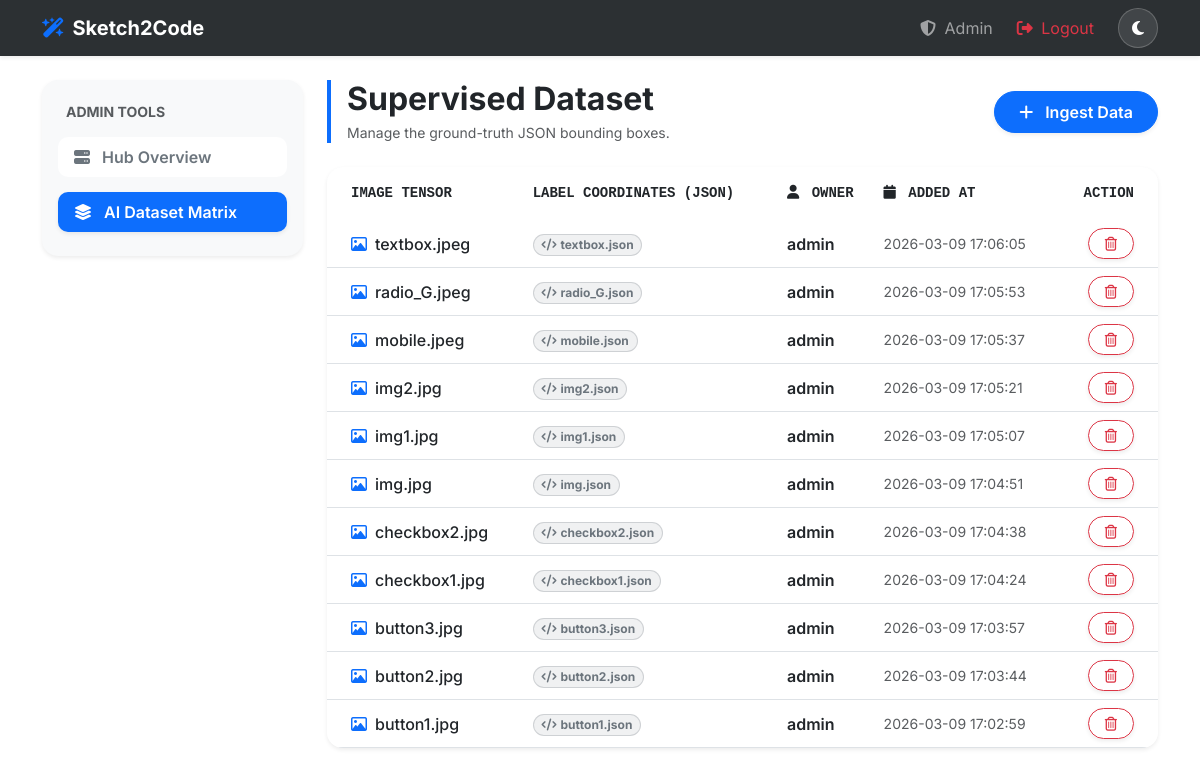
The app's page /admin/dataset (signed in) with its own data.
### tables this page shows
CREATE TABLE datasets (
    id INTEGER PRIMARY KEY AUTOINCREMENT,
    image_path VARCHAR(255) NOT NULL,
    label_path VARCHAR(255) NOT NULL,
    uploaded_by INTEGER NOT NULL,
    created_at DATETIME DEFAULT CURRENT_TIMESTAMP,
    FOREIGN KEY (uploaded_by) REFERENCES users(id)
);

CREATE TABLE users (
    id INTEGER PRIMARY KEY AUTOINCREMENT,
    username VARCHAR(50) NOT NULL UNIQUE,
    email VARCHAR(100) NOT NULL UNIQUE,
    password_hash VARCHAR(255) NOT NULL,
    role TEXT DEFAULT 'user',
    created_at DATETIME DEFAULT CURRENT_TIMESTAMP
);

### routes/admin.py (the view, shortened to what this page needs)
@admin_bp.route('/dataset', methods=['GET', 'POST'])
def manage_dataset():
    conn = get_db_connection()
    datasets = []
    if conn:
        cursor = conn.cursor(dictionary=True)
        cursor.execute("SELECT d.*, u.username FROM datasets d JOIN users u ON d.uploaded_by = u.id ORDER BY d.created_at DESC")
        datasets = cursor.fetchall()
        conn.close()
    return render_template('admin_dataset.html', datasets=datasets)

### database/db.py (called while the page is built)
def get_db_connection():
    if not os.path.exists(DB_PATH):
        init_db()
    return SQLiteConnection(DB_PATH)

    def cursor(self, dictionary=False):
        return SQLiteCursor(self.conn.cursor(), dictionary)

    def close(self):
        self.conn.close()

    def execute(self, sql, params=None):
        sql = sql.replace('%s', '?')
        if params is None:
            return self.cursor.execute(sql)
        if not isinstance(params, (list, tuple)):
            params = (params,)
        return self.cursor.execute(sql, params)

    def fetchall(self):
        rows = self.cursor.fetchall()
        if self.dictionary:
            return [dict(r) for r in rows]
        return rows

### routes/admin.py (called while the page is built)
@admin_bp.before_request
def check_admin():
    if 'role' not in session or session['role'] != 'admin':
        flash('Admin access required', 'danger')
        return redirect(url_for('main.index'))

### templates/admin_dataset.html (shortened to what this page needs)
{% extends 'base.html' %}
{% block content %}
<div class="row hero-animate">
    <div class="col-md-3 mb-4 mb-lg-0">
        <div class="list-group shadow-sm mb-4 border-0 rounded-4 gap-2 bg-light p-3">
            <h6 class="text-uppercase text-muted fw-bold small ms-2 mb-2 mt-2">Admin Tools</h6>
            <a href="{{ url_for('admin.dashboard') }}" class="list-group-item list-group-item-action rounded-pill fw-semibold border-0 text-secondary bg-white"><i class="fa-solid fa-server me-2"></i> Hub Overview</a>
            <a href="{{ url_for('admin.manage_dataset') }}" class="list-group-item list-group-item-action active rounded-pill fw-semibold border-0 shadow-sm"><i class="fa-solid fa-layer-group me-2"></i> AI Dataset Matrix</a>
        </div>
    </div>
    <div class="col-md-9">
        <div class="d-flex flex-column flex-sm-row justify-content-between align-items-sm-center mb-4 ps-2 border-start border-4 border-primary">
            <div class="mb-3 mb-sm-0 ms-2">
                <h2 class="fw-bolder mb-1 text-dark">Supervised Dataset</h2>
                <p class="text-muted mb-0 small">Manage the ground-truth JSON bounding boxes.</p>
            </div>
            <button class="btn btn-primary rounded-pill px-4 py-2 fw-semibold shadow-sm" data-bs-toggle="modal" data-bs-target="#uploadModal">
                <i class="fa-solid fa-plus me-2"></i> Ingest Data
            </button>
        </div>
        <div class="card shadow-sm border-0 rounded-4 overflow-hidden">
            <div class="card-body p-0">
                <div class="table-responsive">
                    <table class="table table-hover align-middle mb-0">
                        <thead class="bg-light text-muted small text-uppercase tracking-wide font-monospace">
                            <tr>
                                <th class="py-3 ps-4 border-0">Image Tensor</th>
                                <th class="py-3 border-0">Label Coordinates (JSON)</th>
                                <th class="py-3 border-0"><i class="fa-solid fa-user me-1"></i> Owner</th>
                                <th class="py-3 border-0"><i class="fa-solid fa-calendar me-1"></i> Added At</th>
                                <th class="py-3 pe-4 border-0 text-end">Action</th>
                            </tr>
                        </thead>
                        <tbody class="border-top-0">
                            {% for item in datasets %}
                            <tr class="transition-all">
                                <td class="ps-4 fw-medium text-dark"><i class="fa-regular fa-image text-primary me-2"></i>{{ item.image_path }}</td>
                                <td class="text-muted"><span class="badge bg-secondary bg-opacity-10 text-secondary border border-secondary border-opacity-25 rounded-pill"><i class="fa-solid fa-code me-1"></i>{{ item.label_path }}</span></td>
                                <td class="fw-semibold">{{ item.username }}</td>
                                <td class="text-muted small">{{ item.created_at }}</td>
                                <td class="pe-4 text-end">
                                    <button class="btn btn-sm btn-outline-danger rounded-pill px-3 shadow-sm"><i class="fa-regular fa-trash-can"></i></button>
                                </td>
                            </tr>
                            {% endfor %}
                        </tbody>
                    </table>
                </div>
            </div>
        </div>
    </div>
</div>
{% endblock %}

### templates/static/css/style.css (style rules this page uses)
body { font-family: 'Inter', sans-serif; transition: background-color 0.3s ease, color 0.3s ease; }
.hero-animate { animation: fadeInUp 1s ease-out; }
.card { border-radius: 16px; border: none; transition: transform 0.3s ease, box-shadow 0.3s ease; box-shadow: 0 4px 6px rgba(0,0,0,0.05); }
.list-group-item { border-radius: 10px !important; margin-bottom: 8px; border: none; transition: all 0.2s; }

### records on screen
datasets: image_path "textbox.jpeg", label_path "textbox.json", username "admin", created_at "2026-03-09 17:06:05"
datasets: image_path "radio_G.jpeg", label_path "radio_G.json", username "admin", created_at "2026-03-09 17:05:53"
datasets: image_path "mobile.jpeg", label_path "mobile.json", username "admin", created_at "2026-03-09 17:05:37"
datasets: image_path "img2.jpg", label_path "img2.json", username "admin", created_at "2026-03-09 17:05:21"
datasets: image_path "img1.jpg", label_path "img1.json", username "admin", created_at "2026-03-09 17:05:07"
datasets: image_path "img.jpg", label_path "img.json", username "admin", created_at "2026-03-09 17:04:51"
datasets: image_path "checkbox2.jpg", label_path "checkbox2.json", username "admin", created_at "2026-03-09 17:04:38"
datasets: image_path "checkbox1.jpg", label_path "checkbox1.json", username "admin", created_at "2026-03-09 17:04:24"
datasets: image_path "button3.jpg", label_path "button3.json", username "admin", created_at "2026-03-09 17:03:57"
datasets: image_path "button2.jpg", label_path "button2.json", username "admin", created_at "2026-03-09 17:03:44"
datasets: image_path "button1.jpg", label_path "button1.json", username "admin", created_at "2026-03-09 17:02:59"
